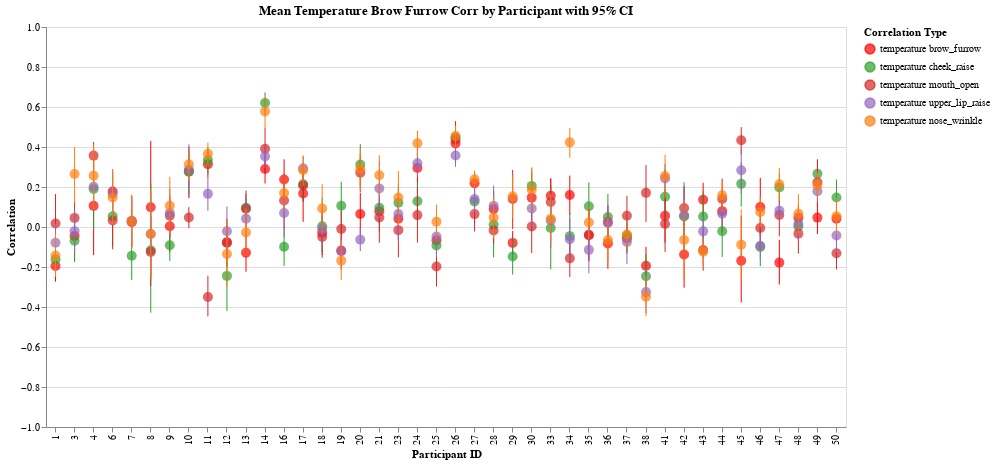

The notebook cell saved with this chart:
### Code cell
plots = {}

for feature in facial_features:
    col1, col2 = "temperature", feature

    corr_by_trial = calculate_correlations_by_trial(df, col1, col2)
    corr_by_participant = aggregate_correlations_fisher_z(
        corr_by_trial, col1, col2, "participant_id", include_ci=True
    )
    plot_correlations_by_trial(corr_by_trial, col1, col2)
    plots[feature] = plot_correlations_by_participant(
        corr_by_participant, col1, col2, with_config=False, color_map=COLORS
    )

(
    plots["brow_furrow"]
    + plots["cheek_raise"]
    + plots["mouth_open"]
    + plots["upper_lip_raise"]
    + plots["nose_wrinkle"]
)
